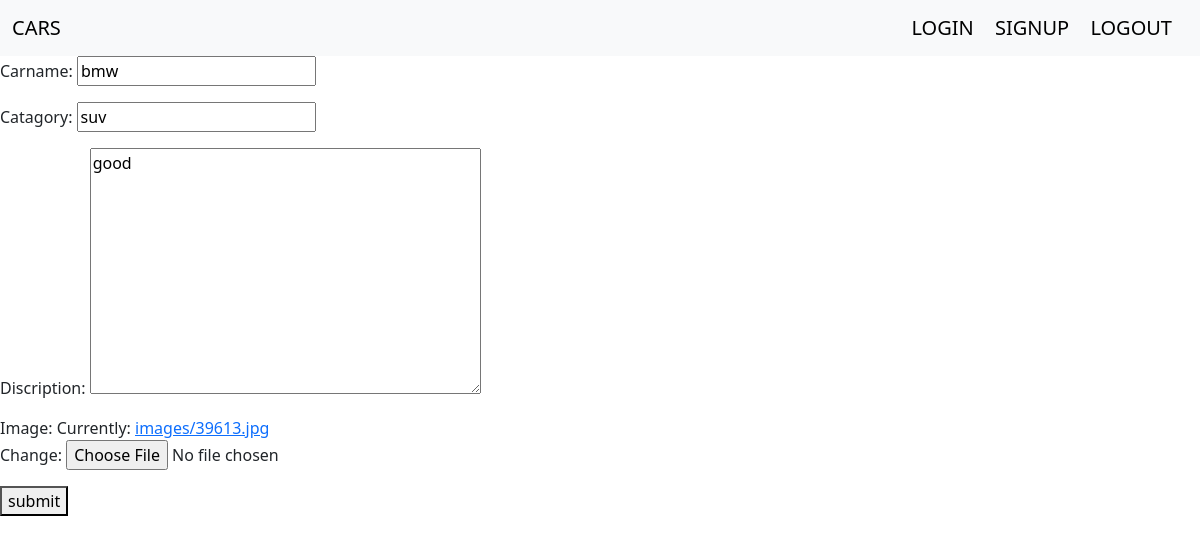
/update/58 (signed in), run on the app's committed database.
### home/models.py (models this page shows)
class Car(models.Model):
    carname=models.CharField(max_length=100)
    catagory=models.CharField(max_length=100)
    discription=models.TextField()
    image = models.ImageField(upload_to='images/')

### home/views.py (the view)
# urls.py: path('update/<int:id>',views.update_car,name='update'),
@login_required(login_url='login')
def update_car(request,id):
    temp=Car.objects.get(pk=id)
    new_carfrm = carform(instance=temp)
    if request.method == 'POST':
        new_carfrm=carform(request.POST,request.FILES,instance=temp)
        if new_carfrm.is_valid():
            new_carfrm.save()
            return redirect('home')
    return render(request,'update.html',{'up_frm':new_carfrm})

### home/forms.py
class carform(ModelForm):
    class Meta:
        model=Car
        fields='__all__'

### CRUD/middileware.py (called while the page is built)
    def __call__(self,request):
        print("request")
        response=self.get_response(request)
        print("response")
        return response

### templates/update.html (shortened to what this page needs)
{% extends 'base.html' %}
{% block content %}
<form method="post" enctype="multipart/form-data" >
{{ up_frm.as_p }}
<button type="submit" >submit</button>
</form>
{% endblock %}

### data on the page
Car: carname "bmw", catagory "suv", discription "good"
